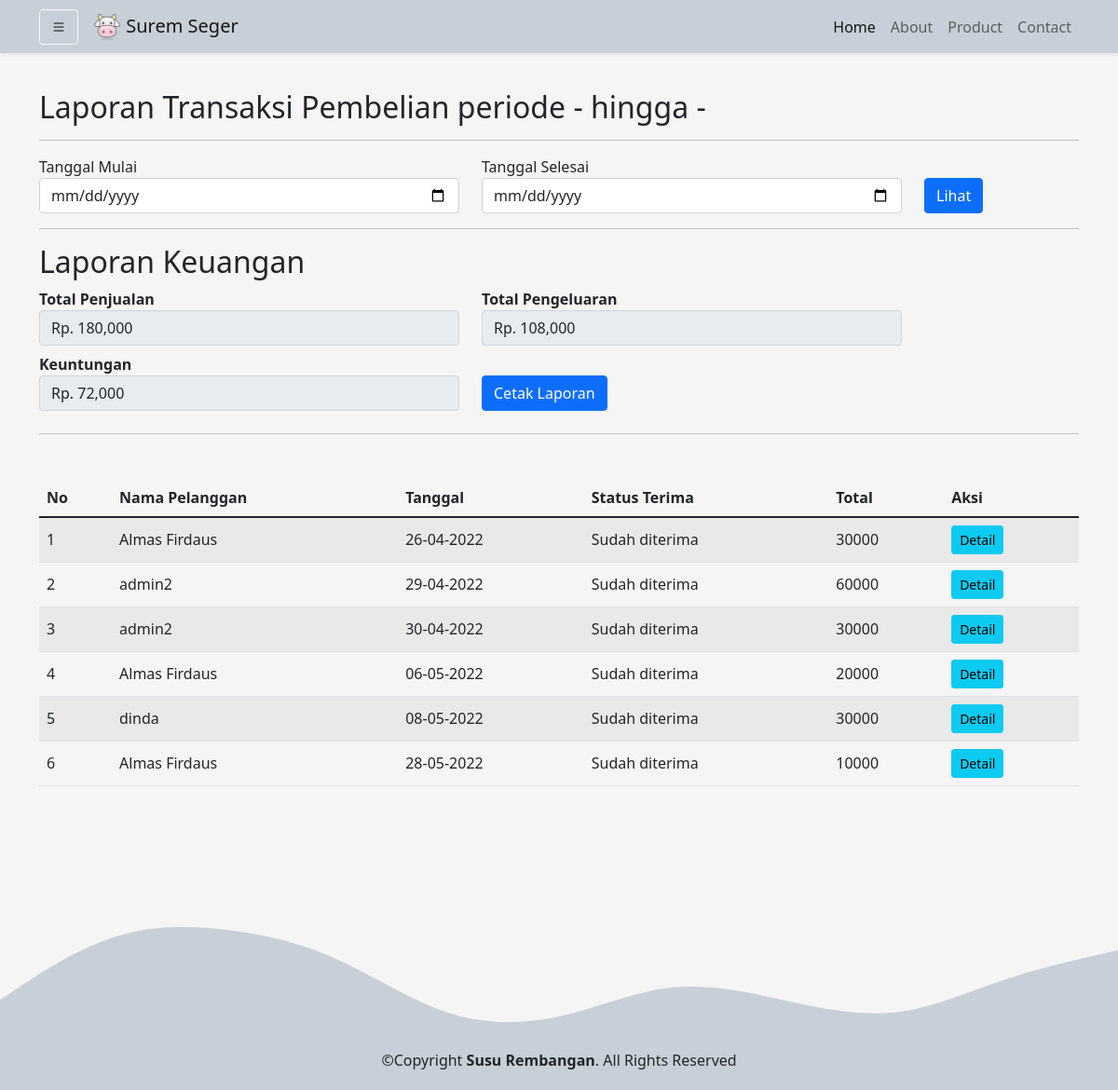
The page /Admin/dataPembeli.php (signed in) on the database its author committed.
### tables this page shows
CREATE TABLE `pembelian` (
  `id_pembelian` int(11) NOT NULL,
  `id_user` int(11) NOT NULL,
  `tanggal_pembelian` date NOT NULL,
  `total_pembelian` int(11) NOT NULL,
  `opsi_pengiriman` varchar(30) NOT NULL,
  `opsi_pembayaran` varchar(30) NOT NULL,
  `alamat_pengiriman` text NOT NULL,
  `status_pembelian` varchar(50) NOT NULL,
  `status_terima` varchar(50) NOT NULL
);

CREATE TABLE `users` (
  `id` int(8) NOT NULL,
  `namalengkap` varchar(30) NOT NULL,
  `email` varchar(30) NOT NULL,
  `alamat` varchar(50) NOT NULL,
  `provinsi` varchar(30) NOT NULL,
  `kota` varchar(30) NOT NULL,
  `kecamatan` varchar(30) NOT NULL,
  `kodepos` varchar(10) NOT NULL,
  `nohp` varchar(13) NOT NULL,
  `password` varchar(255) NOT NULL,
  `role` varchar(2) NOT NULL,
  `gambar` varchar(100) NOT NULL
);

### functions.php (called while the page is built, shortened)
<?php
$conn = mysqli_connect("localhost", "root", "", "db_suremseger");
function query($query)
{
    global $conn;
    $result = mysqli_query($conn, $query);
    $rows = [];
    while ($row = mysqli_fetch_assoc($result)) {
        $rows[] = $row;
    }
    return $rows;
}

### Admin/dataPembeli.php (the view, shortened to what this page needs)
<?php
require_once('../functions.php');
$dataKeuntungan[] = array();
$dataKeuntungan['keuntungan'] = 0;
$tgl_mulai = '-';
$tgl_selesai = '-';
$diterimas = query("SELECT * FROM pembelian JOIN users ON pembelian.id_user = users.id WHERE pembelian.status_terima = 'Sudah diterima'");
foreach ($diterimas as $diterima) {
    $dataKeuntungan['keuntungan'] += $diterima['total_pembelian'];
}
?>
<!DOCTYPE html>
<html lang="en">
<head>
    <link href="https://cdn.jsdelivr.net/npm/bootstrap@5.1.3/dist/css/bootstrap.min.css" rel="stylesheet" />
    <link rel="stylesheet" href="https://cdn.jsdelivr.net/npm/bootstrap-icons@1.8.1/font/bootstrap-icons.css" />
    <link rel="stylesheet" href="../style.css" />
</head>
<body>
    <?php include 'nav_sidebar.php' ?>
    <section id="dataCustomer">
        <div class="container" style="min-height: 310px;">
            <h2>Laporan Transaksi Pembelian periode <?= $tgl_mulai; ?> hingga <?= $tgl_selesai; ?></h2>
            <hr>
            <form action="" method="post">
                <div class="row">
                    <div class="col-md-5">
                        <div class="form-group">
                            <label for="tglm">Tanggal Mulai</label>
                            <input type="date" class="form-control" name="tglm" id="tglm" value="<?= $tgl_mulai; ?>" required>
                        </div>
                    </div>
                    <div class="col-md-5">
                        <div class="form-group">
                            <label for="tgls">Tanggal Selesai</label>
                            <input type="date" class="form-control" name="tgls" id="tgls" value="<?= $tgl_selesai; ?>" required>
                        </div>
                    </div>
                    <div class="col-md-2">
                        <br>
                        <button class="btn btn-primary" name="kirim">Lihat</button>
                    </div>
                </div>
            </form>
            <hr>
            <div class="row ">
                <h2>Laporan Keuangan</h2>
                <div class="col-md-5">
                    <div class="form-group">
                        <label for="total_penjualan"><strong>Total Penjualan</strong></label>
                        <input type="text" class="form-control mb-2" name="total_penjualan" id="total_penjualan" value="Rp. <?= number_format($dataKeuntungan['keuntungan']); ?> " readonly>
                    </div>
                </div>
                <div class="col-md-5">
                    <div class="form-group">
                        <label for="total_pengeluaran"><strong>Total Pengeluaran</strong></label>
                        <input type="text" class="form-control mb-2" name="total_pengeluaran" id="total_pengeluaran" value="Rp. <?= number_format($dataKeuntungan['keuntungan'] * 60 / 100); ?>" readonly>
                    </div>
                </div>
                <div class="col-md-5">
                    <div class="form-group">
                        <label for="keuntungan"><strong>Keuntungan</strong></label>
                        <input type="text" class="form-control mb-2" name="keuntungan" id="keuntungan" value="Rp. <?= number_format($dataKeuntungan['keuntungan'] * 40 / 100); ?> " readonly>
                    </div>
                </div>
                <div class="col-md-5">
                    <br>
                    <a href="../download_laporan.php?tglm=<?= $tgl_mulai; ?>&tgls=<?= $tgl_selesai; ?>" class="btn btn-primary">Cetak Laporan</a>
                </div>
            </div>
            <hr>
            <table class="table table-striped table-hover align-middle mt-5">
                <thead>
                    <tr>
                        <th>No</th>
                        <th>Nama Pelanggan</th>
                        <th>Tanggal</th>
                        <th>Status Terima</th>
                        <th>Total</th>
                        <th>Aksi</th>
                    </tr>
                </thead>
                <tbody>
                    <?php $i = 1; ?>
                    <?php if (!empty($diterimas)) : ?>
                        <?php foreach ($diterimas as $data) : ?>
                            <tr>
                                <td><?= $i; ?></td>
                                <td><?= $data['namalengkap']; ?></td>
                                <td><?= date("d-m-Y", strtotime($data['tanggal_pembelian'])); ?></td>
                                <td><?= $data['status_terima']; ?></td>
                                <td><?= $data['total_pembelian']; ?></td>
                                <td>
                                    <a href="detailLaporan.php?id=<?= $data['id_pembelian']; ?>" class="btn btn-info btn-sm">Detail</a>
                                </td>
                            </tr>
                            <?php $i++ ?>
                        <?php endforeach; ?>
                    <?php endif; ?>
                </tbody>
            </table>
        </div>
    </section>
    <footer class="text-center pb-1" style="background:  #c7d0d8">
        <p>©Copyright <label class="fw-bold">Susu Rembangan</label>. All Rights Reserved</p>
    </footer>
</body>
</html>

### style.css (style rules this page uses)
body { background-color: whitesmoke; }
section { padding-top: 6rem; }

### rows shown on the page
pembelian: id_user.namalengkap "Almas Firdaus", tanggal_pembelian "26-04-2022", status_terima "Sudah diterima", total_pembelian "30000"
pembelian: id_user.namalengkap "admin2", tanggal_pembelian "29-04-2022", status_terima "Sudah diterima", total_pembelian "60000"
pembelian: id_user.namalengkap "admin2", tanggal_pembelian "30-04-2022", status_terima "Sudah diterima", total_pembelian "30000"
pembelian: id_user.namalengkap "Almas Firdaus", tanggal_pembelian "06-05-2022", status_terima "Sudah diterima", total_pembelian "20000"
pembelian: id_user.namalengkap "dinda", tanggal_pembelian "08-05-2022", status_terima "Sudah diterima", total_pembelian "30000"
pembelian: id_user.namalengkap "Almas Firdaus", tanggal_pembelian "28-05-2022", status_terima "Sudah diterima", total_pembelian "10000"

### other values the page prints
$tgl_mulai "-"
$tgl_selesai "-"
